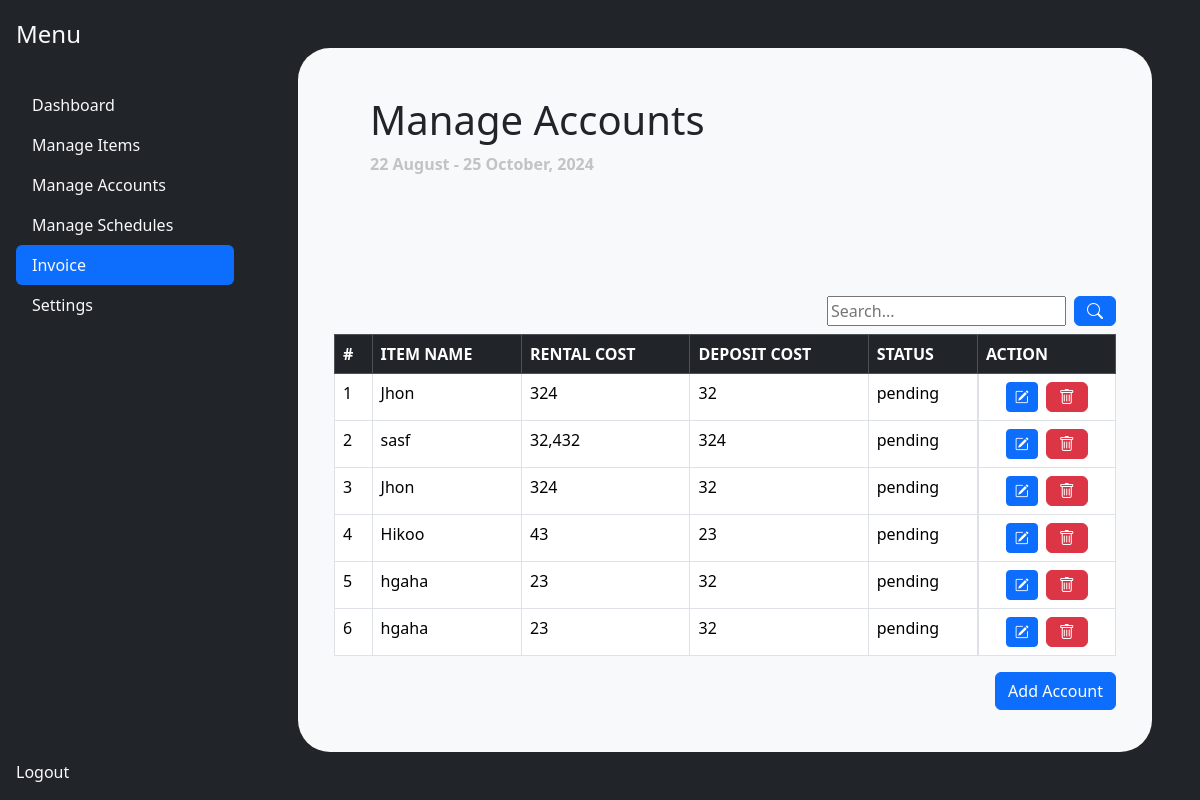
The page /frontend/admin/invoice.php on the database as committed earlier.
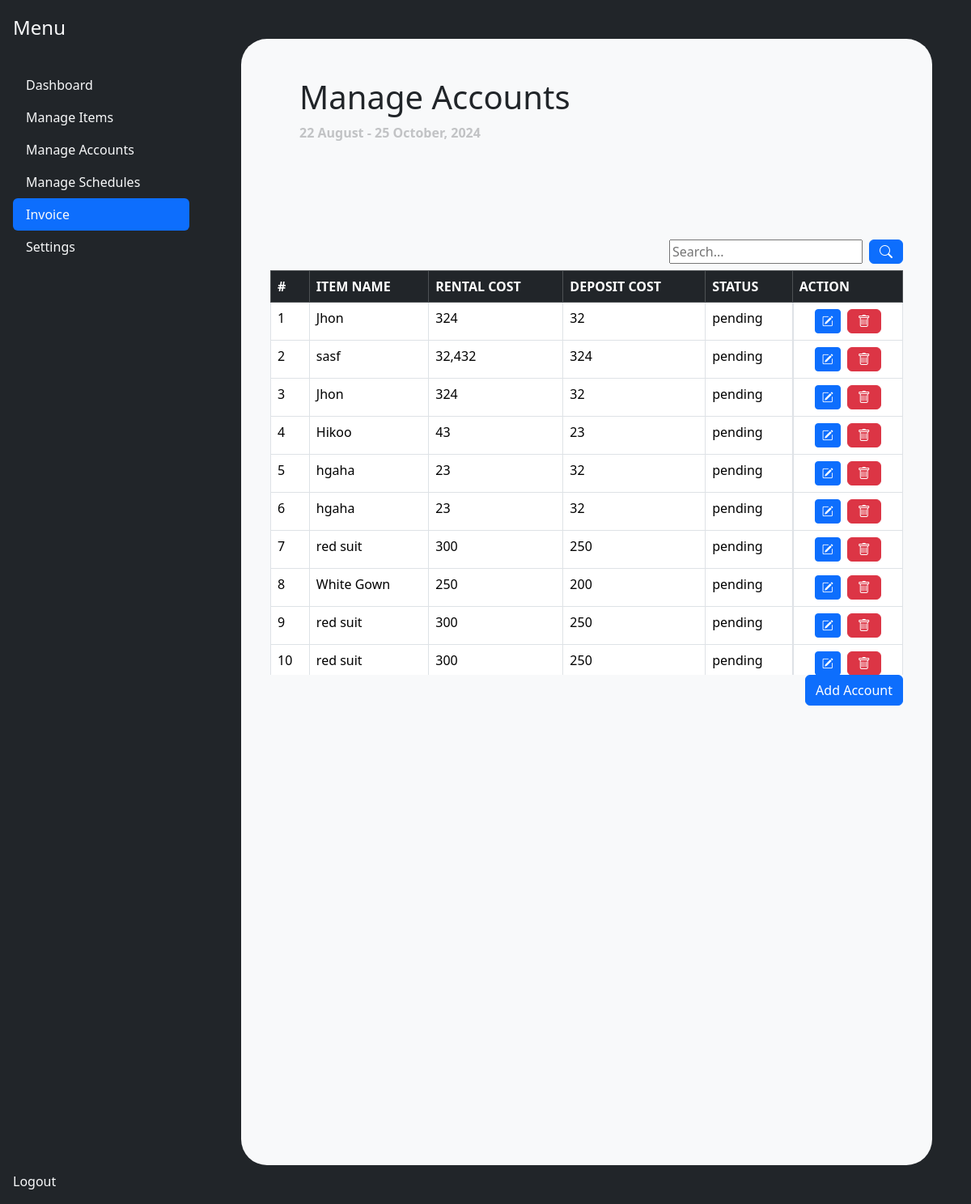
The same page on the database as committed later.
### tables this page shows
CREATE TABLE `rental_schedule` (
  `schedule_id` int(11) NOT NULL,
  `start_date` date DEFAULT NULL,
  `return_date` date DEFAULT NULL,
  `borrower_id` int(11) DEFAULT NULL,
  `lender_id` int(11) DEFAULT NULL,
  `item_id` int(11) DEFAULT NULL,
  `status` enum('pending','rented','canceled','overdue','finished') DEFAULT 'pending',
  `created_at` timestamp NOT NULL DEFAULT current_timestamp(),
  `cost` decimal(11,2) NOT NULL DEFAULT 0.00,
  `method` varchar(255) DEFAULT NULL,
  `delivery_address` varchar(255) DEFAULT NULL
);

CREATE TABLE `item` (
  `item_id` int(11) NOT NULL,
  `name` varchar(255) DEFAULT NULL,
  `type` varchar(255) DEFAULT NULL,
  `size` decimal(11,2) DEFAULT NULL,
  `deposit_cost` decimal(11,2) DEFAULT NULL,
  `rental_cost` decimal(11,2) DEFAULT NULL,
  `quantity` int(11) DEFAULT 0,
  `owner_id` int(11) DEFAULT NULL,
  `in_stock` tinyint(1) DEFAULT 1,
  `is_active` tinyint(1) DEFAULT 1,
  `photo` varchar(255) NOT NULL,
  `description` varchar(255) NOT NULL
);

### frontend/variables.php (called while the page is built, shortened)
<?php
    $dashboard = '';
    $items = '';
    $accounts = '';
    $settings = '';
?>

### backend/classes/schedule.class.php (called while the page is built, shortened)
<?php
require_once 'database.php';
class Schedule{
    protected $db ;
    function __construct(){
        $this->db = new Database();
    }
    function show_schedules() {
        $sql = "SELECT rental_schedule.*, item.*, user.*
        FROM rental_schedule
        LEFT JOIN user ON user.user_id = rental_schedule.borrower_id
	    LEFT JOIN item ON item.item_id = rental_schedule.item_id
        ;";
        $query = $this->db->connect()->prepare($sql);
        if ($query->execute()) {
            $data = $query->fetchAll();
        } else {
            $data = [];
        }
        return $data;
    }
}
?>

### backend/classes/database.php (called while the page is built)
<?php
class Database{
    private $host = 'localhost';
    private $username = 'root';
    private $password = '';
    private $database = 'rental_management_system';
    protected $connection;
    function connect(){
        try
			{
				$this->connection = new PDO("mysql:host=$this->host;dbname=$this->database",
											$this->username, $this->password);
			}
			catch (PDOException $e)
			{
				echo "Connection error " . $e->getMessage();
			}
        return $this->connection;
    }
}
?>

### frontend/admin/invoice_main.php (the view, shortened to what this page needs)
<div class = "w-100 bg-light m-5 p-4 rounded-5">
    <div class = "containter d-flex  ">
        <div class = "col-8  px-5 py-4">
            <div class = "mb-5">
                <h1>Manage Accounts</h1>
                <span class = "opacity-25 fw-bold">22 August - 25 October, 2024</span>
            </div>
        </div>
    </div>
        <section class = "container mt-5">
        <div class = "d-flex justify-content-end gap-2 mb-2">
            <input type="text" placeholder = "Search..." id = "searchInput" name = "query"> <button class = "btn btn-primary" id ="searchButton"><i class="bi bi-search"></i> </button>
        </div>
        <div  style = "max-height: 500px; overflow-y: scroll;">
            <table class="table table-bordered table-hover"  >
            <thead class="table-dark">
                <tr>
                    <th>#</th>
                    <th>ITEM NAME</th>
                    <th>RENTAL COST</th>
                    <th>DEPOSIT COST</th>
                    <th>STATUS</th>
                    <th>ACTION</th>
                </tr>
            </thead>
            <tbody  class ="bg-danger h-50" >
                <?php
                    require_once '../../backend/classes/schedule.class.php';
                    $schedule = new Schedule();
                    $results = $schedule->show_schedules();
                    if (!empty($results)) {
                        $i = 1;
                        foreach ($results as $value) {
                ?>
                <tr>
                    <td><?php echo $i; ?></td>
                    <td><?php echo htmlspecialchars($value['name']); ?></td>
                    <td><?php echo  htmlspecialchars(number_format($value['rental_cost']),2); ?></td>
                    <td><?php echo  htmlspecialchars(number_format($value['deposit_cost']),2); ?></td>
                    <td> pending</td>
                    <td class="text-center d-flex justify-content-center gap-2">
                        <button class="btn btn-primary btn-sm edit-item-btn" data-bs-toggle="modal" >
                            <i class="bi bi-pencil-square"></i>
                        </button>
                        <button class="btn btn-danger delete-item-btn"><i class="bi bi-trash"></i></button>
                    </td>
                </tr>
                <?php
                            $i++;
                        }
                    } else {
                ?>
                <tr>
                    <td colspan="6" class="text-center">No records found</td>
                </tr>
                <?php
                    }
                ?>
            </tbody>
        </table>
        </div>
        <div class = "d-flex justify-content-end">
            <button type="button" class="btn btn-primary" data-bs-toggle="modal" data-bs-target="#addItemModal">
                Add Account
            </button>
        </div>
        </section>
</div>
</div>

### frontend/includes/adminhead.php (shortened to what this page needs)
    <link rel="stylesheet" href="../node_modules/bootstrap/dist/css/bootstrap.min.css">
    <link href="https://cdn.jsdelivr.net/npm/bootstrap@5.3.3/dist/css/bootstrap.min.css" rel="stylesheet">
    <link rel="stylesheet" href="https://cdn.jsdelivr.net/npm/bootstrap-icons@1.8.1/font/bootstrap-icons.css">
</head>
    <body class = "bg-dark" >
        <?php
            require_once '../variables.php';
        ?>

### frontend/admin/invoice.php (shortened to what this page needs)
<?php
    include_once('../includes/adminhead.php');
    $invoice = 'active';
?>
    <div class = "d-flex h-100">
        <?php include_once('../includes/sidebar.php'); ?>
        <?php include_once('invoice_main.php'); ?>
        <?php
            include_once('../includes/sidebar.php');
            include_once('../includes/footer.php');
        ?>

### frontend/includes/sidebar.php
<div class="d-flex h-100 ">
    <div class="d-flex flex-column flex-shrink-0 p-3 bg-dark h-100" style="width: 250px;">
      <a href="/" class="d-flex align-items-center mb-3 mb-md-0 me-md-auto text-dark text-decoration-none">
        <span class="fs-4 text-light">Menu</span>
      </a>
      <hr>
      <ul class="nav nav-pills flex-column mb-auto">
        <li class="nav-item">
          <a href="../admin/dashboard.php" class="nav-link <?php echo $dashboard ?> text-light" aria-current="page">
            Dashboard
          </a>
        </li>
        <li>
          <a href="../admin/manage.php" class="<?php echo $items ?> nav-link text-light hover-bg">
            Manage Items
          </a>
        </li>
        <li>
          <a href="../admin/manage_accounts.php" class="<?php echo $accounts ?> nav-link text-light">
            Manage Accounts
          </a>
        </li>
        <li>
          <a href="../admin/manage_schedules.php" class="<?php echo $schedules; ?> nav-link text-light">
            Manage Schedules
          </a>
        </li>
        <li>
          <a href="../admin/invoice.php" class="<?php echo $invoice ?> nav-link text-light">
            Invoice
          </a>
        </li>
        <li>
          <a href="../admin/settings.php" class="<?php echo $settings ?> nav-link text-light">
            Settings
          </a>
        </li>
      </ul>
      <hr>
      <div>
        <a href="../../backend/tools/logout_tool.php" class="nav-link text-light">
          Logout
        </a>
      </div>
    </div>
</div>

### frontend/includes/footer.php
</body>
</html>

Rows that differ between the two databases and show on the page:
added rental_schedule: item.name "red suit", item.rental_cost "300", item.deposit_cost "250"
added rental_schedule: item.name "White Gown", item.rental_cost "250", item.deposit_cost "200"
added rental_schedule: item.name "red suit", item.rental_cost "300", item.deposit_cost "250"
added rental_schedule: item.name "red suit", item.rental_cost "300", item.deposit_cost "250"
